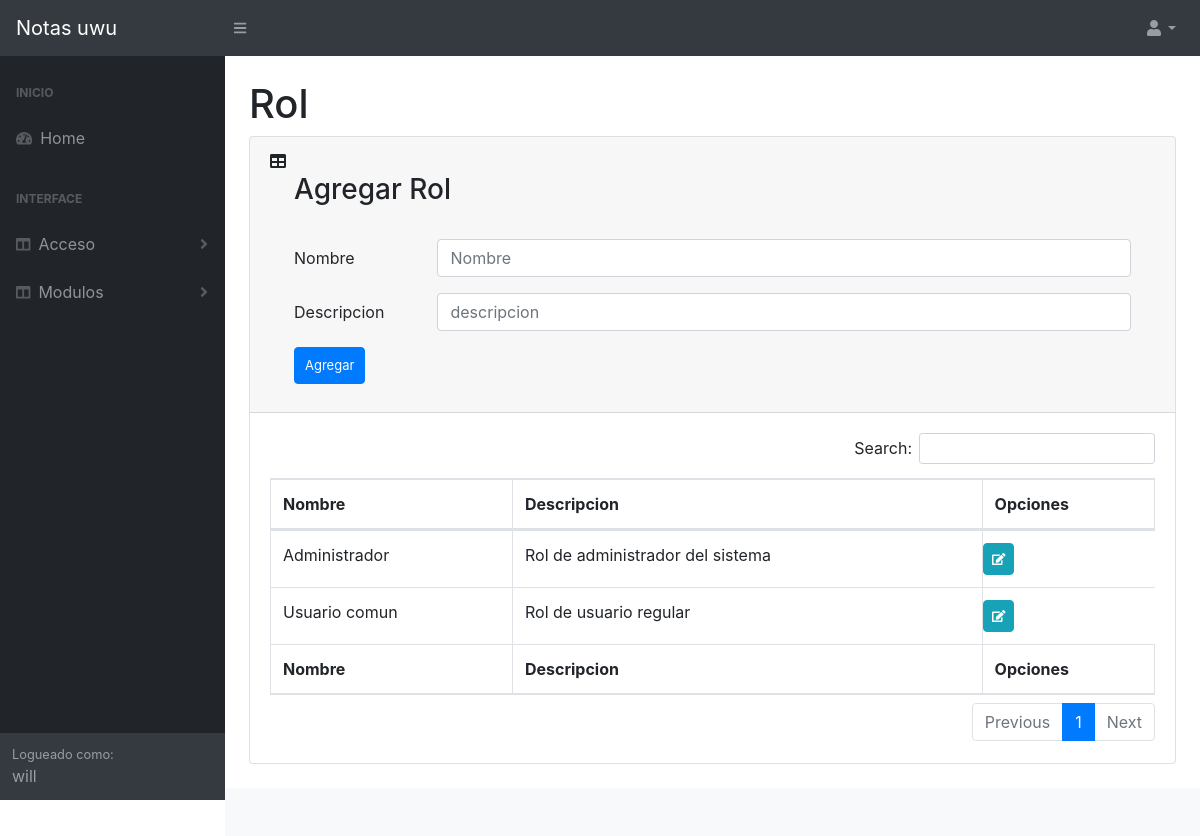
/Presentacion/PRol.php (signed in), run on the app's committed database.
### tables this page shows
CREATE TABLE `rol` (
  `id` int(11) NOT NULL,
  `nombre` varchar(50) DEFAULT NULL,
  `descripcion` text DEFAULT NULL
);

### datos/Conexion.php (called while the page is built, shortened)
<?php
class Conexion
{
    public $conexion;
    public function __construct()
    {
        $this->conexion = new mysqli("localhost", "id19908358_notawill", "123456Wz+", "id19908358_notas");
        mysqli_query($this->conexion, 'SET NAMES utf8');
    }
    function listado($sql)
    {
        return $this->conexion->query($sql);
    }
}

### negocio/NRol.php (called while the page is built, shortened)
<?php
include_once "../datos/DRol.php";
class NRol
{
    public $rol;
    public function __construct()
    {
        $this->rol = new DRol();
    }
    public function listar()
    {
        return $this->rol->listar();
    }
}

### datos/DRol.php (called while the page is built, shortened)
<?php
include_once "Conexion.php";
class DRol
{
    private $conexion;
    public function __construct()
    {
        $this->conexion = new Conexion();
    }
    public function listar()
    {
        $sql = "SELECT * FROM rol";
        return $this->conexion->listado($sql);
    }
}

### Presentacion/PRol.php (the view, shortened to what this page needs)
<?php
include_once "../negocio/NRol.php";
$nRol = new NRol();
function listar()
{
    global $nRol;
    return $nRol->listar();
}
?>
<!DOCTYPE html>
<html lang="en">
<head>
    <link href="assets/css/styles.css" rel="stylesheet" type="text/css">
    <link href="https://cdn.datatables.net/1.10.20/css/dataTables.bootstrap4.min.css" rel="stylesheet" />
</head>
<body class="sb-nav-fixed">
    <?php
    include 'layouts/header.php'
    ?>
    <div id="layoutSidenav">
        <?php
        include 'layouts/sidebar.php';
        ?>
        <div id="layoutSidenav_content">
            <main>
                <div class="container-fluid">
                    <h1 class="mt-4">Rol</h1>
                    <div class="card mb-4">
                        <div class="card-header">
                            <i class="fas fa-table mr-1"></i>
                            <div class="container ">
                                <h3><?php if (isset($_POST['cargar']))
                                        echo 'Modificar';
                                    else echo 'Agregar';
                                    ?> Rol</h3>
                                <br>
                                <form method="POST" enctype="multipart/form-data">
                                    <div class="form-group row">
                                        <label for="nombre" class="col-sm-2 col-form-label">Nombre</label>
                                        <div class="col-sm-10">
                                            <input type="text" required class="form-control" id="nombre" name="nombre" placeholder="Nombre" value="<?php if (isset($_POST["cargar"])) echo $_POST["n"]; ?>">
                                        </div>
                                    </div>
                                    <div class=" form-group row">
                                        <label for="descripcion" class="col-sm-2 col-form-label">Descripcion</label>
                                        <div class="col-sm-10">
                                            <input type="text" class="form-control" id="descripcion" name="descripcion" placeholder="descripcion" value="<?php if (isset($_POST["cargar"])) echo $_POST["d"]; ?>"">
                                            </div>
                                        </div>
                                        <div class=" form-group row ">
                                        <?php
                                        if (isset($_POST['cargar'])) {
                                            echo '
                                            <div class=" col-sm-6">
                                            <button type="submit" name="modificar" id="modificar" class="btn btn-primary">Modificar</button>
                                           </div>
                                               <div class="col-sm-6">
                                                <a type="button" class="btn btn-info" href="PRol.php">Cancelar</a>
                                                </div>';
                                        } else {
                                            echo '
                                            <div class=" col-sm-6">
                                            <button type="submit" name="agregar" id="agregar" class="btn btn-primary">Agregar</button>
                                           </div> ';
                                        }
                                        ?>
                                    </div>
                                </form>
                            </div>
                        </div>
                        <div class=" card-body">
                                            <div class="table-responsive">
                                                <table class="table table-bordered" id="dataTable" width="100%" cellspacing="0">
                                                    <thead>
                                                        <tr>
                                                            <th>Nombre</th>
                                                            <th>Descripcion</th>
                                                            <th>Opciones</th>
                                                        </tr>
                                                    </thead>
                                                    <tfoot>
                                                        <tr>
                                                            <th>Nombre</th>
                                                            <th>Descripcion</th>
                                                            <th>Opciones</th>
                                                        </tr>
                                                    </tfoot>
                                                    <tbody>
                                                        <?php
                                                        $res = listar();
                                                        $html = '';
                                                        while ($reg = $res->fetch_object()) {
                                                            $html = $html . '
                                            <tr >
                                               <td>' . $reg->nombre . '</td>
                                              <td>' . $reg->descripcion . '</td>
                                               <td class="row">
                                               <form  method="POST">
                                                   <input type="hidden" name="i" id="i" value="' . $reg->id . '">
                                                    <input type="hidden" name="n" id="n" value="' . $reg->nombre . '">
                                                    <input type="hidden" name="d" id="d" value="' . $reg->descripcion . '">
                                                    <button type="submit" value="cargar" name="cargar" id="cargar" class="btn btn-info" role="button"><i class="fa fa-edit" aria-hidden="true"></i></button>
                                                     </form>
                                                  </tr>';
                                                        }
                                                        echo $html
                                                        ?>
                                                    </tbody>
                                                </table>
                                            </div>
                                        </div>
                                    </div>
                            </div>
            </main>
            <?php
            include 'layouts/footer.php'
            ?>
        </div>
    </div>
</body>
</html>

### data on the page
rol: nombre "Administrador", descripcion "Rol de administrador del sistema"
rol: nombre "Usuario comun", descripcion "Rol de usuario regular"

### other printed values
$_SESSION["nombre_usuario"] "will"
